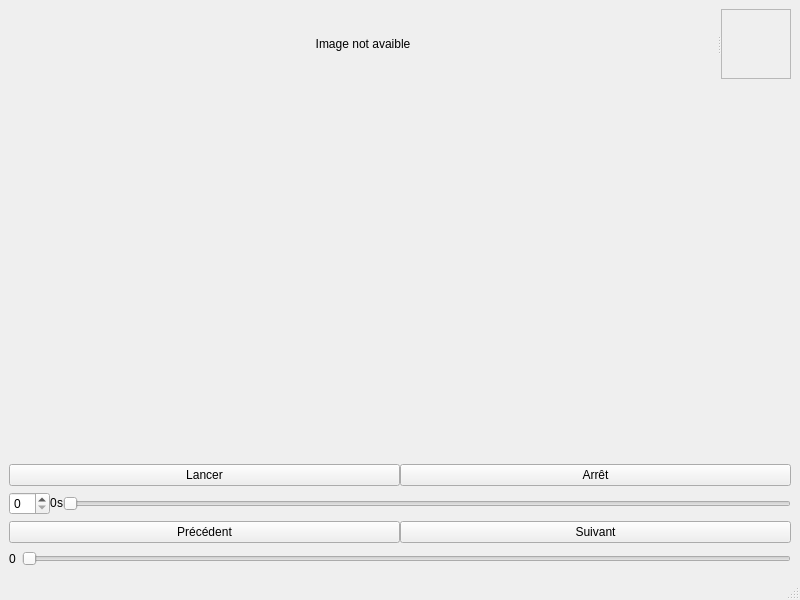
<?xml version="1.0" encoding="UTF-8"?>
<ui version="4.0">
 <class>MainWindow</class>
 <widget class="QMainWindow" name="MainWindow">
  <property name="geometry">
   <rect>
    <x>0</x>
    <y>0</y>
    <width>800</width>
    <height>600</height>
   </rect>
  </property>
  <property name="windowTitle">
   <string>Volcano</string>
  </property>
  <widget class="QWidget" name="centralwidget">
   <layout class="QVBoxLayout" name="verticalLayout">
    <item>
     <widget class="QSplitter" name="splitter">
      <property name="orientation">
       <enum>Qt::Horizontal</enum>
      </property>
      <widget class="QLabel" name="labelImage">
       <property name="sizePolicy">
        <sizepolicy hsizetype="Expanding" vsizetype="Expanding">
         <horstretch>0</horstretch>
         <verstretch>0</verstretch>
        </sizepolicy>
       </property>
       <property name="text">
        <string>Image not avaible</string>
       </property>
       <property name="alignment">
        <set>Qt::AlignCenter</set>
       </property>
      </widget>
      <widget class="QScrollArea" name="parametersArea">
       <property name="widgetResizable">
        <bool>true</bool>
       </property>
       <widget class="QWidget" name="scrollAreaWidgetContents">
        <property name="geometry">
         <rect>
          <x>0</x>
          <y>0</y>
          <width>90</width>
          <height>76</height>
         </rect>
        </property>
       </widget>
      </widget>
     </widget>
    </item>
    <item>
     <spacer name="verticalSpacer">
      <property name="orientation">
       <enum>Qt::Vertical</enum>
      </property>
      <property name="sizeHint" stdset="0">
       <size>
        <width>0</width>
        <height>304</height>
       </size>
      </property>
     </spacer>
    </item>
    <item>
     <layout class="QHBoxLayout" name="horizontalLayout">
      <property name="spacing">
       <number>0</number>
      </property>
      <item>
       <widget class="QPushButton" name="buttonPlay">
        <property name="text">
         <string>Lancer</string>
        </property>
       </widget>
      </item>
      <item>
       <widget class="QPushButton" name="buttonStop">
        <property name="text">
         <string>Arrêt</string>
        </property>
       </widget>
      </item>
     </layout>
    </item>
    <item>
     <layout class="QHBoxLayout" name="horizontalLayout_2">
      <property name="spacing">
       <number>0</number>
      </property>
      <item>
       <widget class="QSpinBox" name="spinBoxMaxFrame"/>
      </item>
      <item>
       <widget class="QLabel" name="labelTempsMax">
        <property name="sizePolicy">
         <sizepolicy hsizetype="Preferred" vsizetype="Minimum">
          <horstretch>0</horstretch>
          <verstretch>0</verstretch>
         </sizepolicy>
        </property>
        <property name="minimumSize">
         <size>
          <width>0</width>
          <height>20</height>
         </size>
        </property>
        <property name="maximumSize">
         <size>
          <width>16777215</width>
          <height>20</height>
         </size>
        </property>
        <property name="text">
         <string>0</string>
        </property>
       </widget>
      </item>
      <item>
       <widget class="QLabel" name="label_2">
        <property name="maximumSize">
         <size>
          <width>16777215</width>
          <height>20</height>
         </size>
        </property>
        <property name="text">
         <string>s</string>
        </property>
       </widget>
      </item>
      <item>
       <widget class="QSlider" name="sliderDureeMax">
        <property name="orientation">
         <enum>Qt::Horizontal</enum>
        </property>
       </widget>
      </item>
     </layout>
    </item>
    <item>
     <layout class="QHBoxLayout" name="horizontalLayout_6">
      <property name="spacing">
       <number>0</number>
      </property>
      <item>
       <widget class="QPushButton" name="buttonPrevious">
        <property name="text">
         <string>Précédent</string>
        </property>
       </widget>
      </item>
      <item>
       <widget class="QPushButton" name="buttonNext">
        <property name="text">
         <string>Suivant</string>
        </property>
       </widget>
      </item>
     </layout>
    </item>
    <item>
     <layout class="QHBoxLayout" name="horizontalLayout_7">
      <item>
       <widget class="QLabel" name="labelCurseur">
        <property name="sizePolicy">
         <sizepolicy hsizetype="Preferred" vsizetype="Minimum">
          <horstretch>0</horstretch>
          <verstretch>0</verstretch>
         </sizepolicy>
        </property>
        <property name="minimumSize">
         <size>
          <width>0</width>
          <height>20</height>
         </size>
        </property>
        <property name="maximumSize">
         <size>
          <width>16777215</width>
          <height>20</height>
         </size>
        </property>
        <property name="text">
         <string>0</string>
        </property>
        <property name="margin">
         <number>5</number>
        </property>
        <property name="indent">
         <number>-1</number>
        </property>
       </widget>
      </item>
      <item>
       <widget class="QSlider" name="sliderCurseur">
        <property name="orientation">
         <enum>Qt::Horizontal</enum>
        </property>
       </widget>
      </item>
     </layout>
    </item>
   </layout>
  </widget>
  <widget class="QMenuBar" name="menubar">
   <property name="geometry">
    <rect>
     <x>0</x>
     <y>0</y>
     <width>800</width>
     <height>25</height>
    </rect>
   </property>
  </widget>
  <widget class="QStatusBar" name="statusbar"/>
 </widget>
 <resources/>
 <connections>
  <connection>
   <sender>sliderDureeMax</sender>
   <signal>valueChanged(int)</signal>
   <receiver>labelTempsMax</receiver>
   <slot>setNum(int)</slot>
   <hints>
    <hint type="sourcelabel">
     <x>103</x>
     <y>561</y>
    </hint>
    <hint type="destinationlabel">
     <x>71</x>
     <y>565</y>
    </hint>
   </hints>
  </connection>
 </connections>
</ui>
